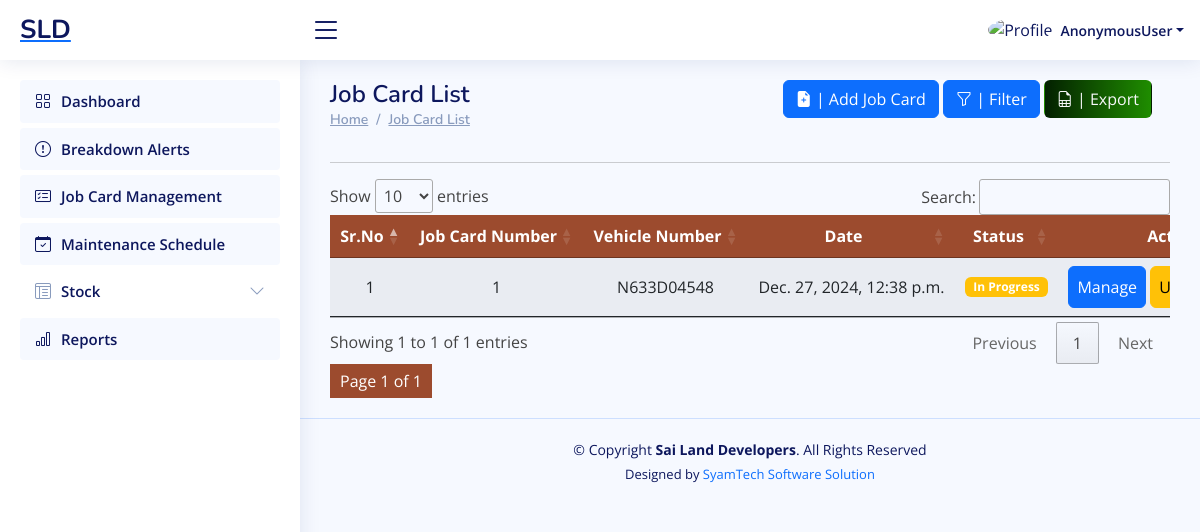
Before: /workshop/job_card_list/ with the older database file.
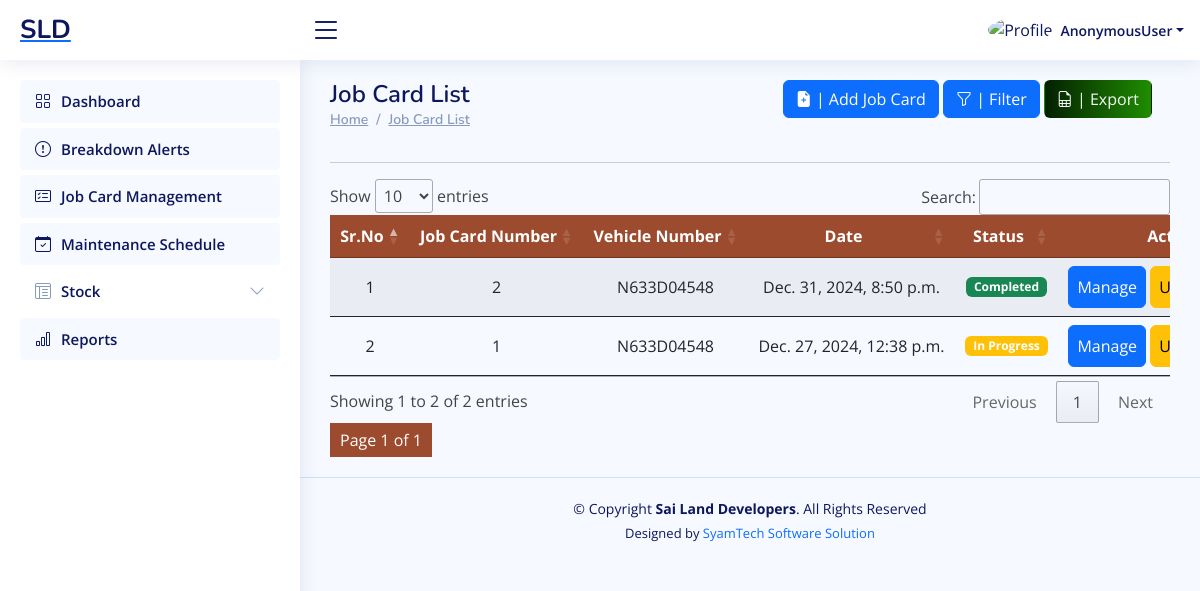
After: the same page with the newer database file.
### ERP_Admin/models.py (models this page shows, shortened)
class JobCard(models.Model):
    job_card_number = models.CharField(max_length=20, unique=True, editable=False)
    technician = models.ForeignKey('Technician', related_name='job_cards',  on_delete=models.CASCADE, null=True, blank=True)
    driver= models.ForeignKey('Driver', related_name='job_cards',  on_delete=models.CASCADE, null=True, blank=True)
    date = models.DateTimeField(auto_now_add=True)
    reported_defect = models.TextField()
    completed_action = models.TextField(null=True, blank=True)
    completed_date = models.DateTimeField(auto_now_add=False,auto_now=False,null=True, blank=True)
    party = models.ForeignKey('Party', related_name='job_cards', on_delete=models.SET_NULL, null=True, blank=True)
    vehicle = models.ForeignKey('Vehicle', related_name='job_cards', on_delete=models.CASCADE)
    status = models.CharField(max_length=20, choices=JOB_CARD_STATUS, default='pending')
    labour_cost = models.DecimalField(max_digits=10, decimal_places=2, null=True, blank=True, validators=[MinValueValidator(0)])

class Vehicle(models.Model):
    vehicle_name = models.CharField(max_length=100)
    vehicle_number = models.CharField(max_length=50, unique=True)
    def __str__(self):
        return f"{self.vehicle_name} ({self.vehicle_number})"

### ERP_Workshop/views.py (the view)
# urls.py: path('job_card_list/', views.job_card_list, name='admin_job_card_list'),
def job_card_list(request):
    form = JobCardForm()
    queryset = JobCard.objects.all().order_by('-id')
    filter = JobCardFilter(request.GET, queryset=queryset)
    filtered_job_cards = filter.qs  # Filtered queryset
    paginator = Paginator(filtered_job_cards, 10)  # Show 10 job cards per page.
    page_number = request.GET.get('page')  # Get the page number from the GET request
    page_obj = paginator.get_page(page_number)  # Get the corresponding page object
    filter_params = request.GET.copy()  # Copy the GET parameters
    if 'page' in filter_params:
        del filter_params['page']  # Remove the page parameter if it exists
    return render(request, "workshop_job_card_list.html", {
        'form': form,
        'job_card': page_obj,  # Pass the paginated object to the template
        'filter': filter,  # Pass the filter object for displaying the form
        'filter_params': filter_params.urlencode(),  # Pass the filter parameters for pagination
    })

### ERP_Workshop/forms.py
class JobCardForm(forms.ModelForm):
    class Meta:
        model = JobCard
        fields = [
            'technician',  'reported_defect',
            'party', 'vehicle', 'driver'
        ]
        widgets = {
            'technician': forms.Select(attrs={'id': 'id_technician'}),
            'driver': forms.Select(attrs={'id': 'id_driver'}),
            'party': forms.Select(attrs={'id': 'id_party'}),
            'vehicle': forms.Select(attrs={'id': 'id_vehicle'}),
        }

### ERP_Admin/models.py (called while the page is built)
    def __str__(self):
        return f"{self.driver_name} - {self.user.username}"

    def __str__(self):
        return f"{self.technician_name}"

    def __str__(self):
        return self.business_name

### ERP_Workshop/templates/workshop_job_card_list.html (shortened to what the changed rows need)
{% extends "workshop_base.html" %}
{% load crispy_forms_tags %}
{% block content %}
<main id="main" class="main">
        <div class="row">
            <div class="col-sm-6">
                <div class="pagetitle">
                    <h1>Job Card List</h1>
                </div>
            </div>
        </div>
        <section class="section dashboard">
            <div class="row">
                <div class="col-lg-12">
                    <div class="row">
                        <div class="container" style=" overflow:scroll;">
                            <table id="job_card" class="table table-striped "
                                style="overflow:scroll; width:100%;min-width: max-content;">
                                <thead>
                                    <tr style="background:#9c4b2e;">
                                        <th scope="col" class="text-center text-white">Sr.No</th>
                                        <th scope="col" class="text-center text-white">Job Card Number</th>
                                        <th scope="col" class="text-center text-white">Vehicle Number</th>
                                        <th scope="col" class="text-center text-white">Date</th>
                                        <th scope="col" class="text-center text-white">Status</th>
                                        <th scope="col" class="text-center text-white">Action</th>
                                    </tr>
                                </thead>
                                <tbody>
                                    {% if job_card %}
                                    {% for r in job_card %}
                                    <tr>
                                        <td class="text-center">{{ forloop.counter }}</td>
                                        <td class="text-center">{{ r.job_card_number }}</td>
                                        <td class="text-center">{{ r.vehicle.vehicle_number }}</td>
                                        <td class="text-center">{{ r.date }}</td>
                                        <td class="text-center">
                                            {% if r.status == "pending" %}
                                                <span class="badge bg-danger">Pending</span>
                                            {% elif r.status == "in_progress" %}
                                                <span class="badge bg-warning">In Progress</span>
                                            {% else %}
                                                <span class="badge bg-success">Completed</span>
                                            {% endif %}
                                        </td>
                                        <td>
                                            <center>
                                                <a href="javascript:void(0);" data-url="{% url 'workshop_job_card_item_list' r.id %}" class="btn btn-primary px-2 py-2" onclick="mini_window_1(this)">Manage</a>
                                                <a href="javascript:void(0);" data-url="{% url 'workshop_update_job_card' r.id %}" class="btn btn-warning px-2 py-2" onclick="mini_window_2(this)">Update</a>
                                            </center>
                                        </td>
                                    </tr>
                                    {% endfor %}
                                    {% else %}
                                    <tr><td colspan="6" class="text-center">No job cards found</td></tr>
                                    {% endif %}
                                </tbody>
                            </table>
                            <div class="pagination-container">
                                <div class="pagination">
                                </div>
                            </div>
                        </div>
                    </div>
                </div>
            </div>
        </section>
</main>
{% endblock content %}

Changed rows visible on the page:
added JobCard: job_card_number "2", vehicle.vehicle_number "N633D04548", date "Dec. 31, 2024, 8:50 p.m.", status "Completed"
Other visible differences:
text written by a page script: "Show entries Search: Showing 1 to 1 of 1 entries Previous 1 Next" → "Show entries Search: Showing 1 to 2 of 2 entries Previous 1 Next"
